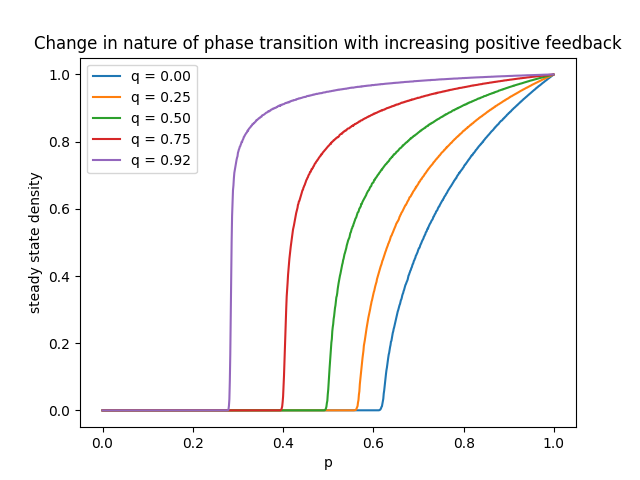

The script that saved this image:
from matplotlib import pyplot as plt
from numpy import loadtxt, transpose
from os import path
from tqdm import tqdm


if __name__ == '__main__':
    current_path = path.dirname(__file__)
    project_root_path = path.join(current_path, "..", "..")
    results_root_path = path.join(project_root_path, "results", "tricritical")

    q_values = [0, 0.25, 0.5, 0.75, 0.92]
    dataset = "100x100"
    file_name = "transitions.txt"

    plt.figure()
    plt.title("Change in nature of phase transition with increasing positive feedback")
    plt.xlabel("p")
    plt.ylabel("steady state density")

    for q_value in tqdm(q_values):
        subfolder = "q" + str(q_value).replace('.', 'p')
        data_path = path.join(results_root_path, subfolder, dataset, file_name)
        data = transpose(loadtxt(data_path))

        plt.plot(data[0], data[1], label=f"q = {q_value:.2f}")

    plt.legend()
    plt.savefig("phase_transitions.png")
    plt.show()